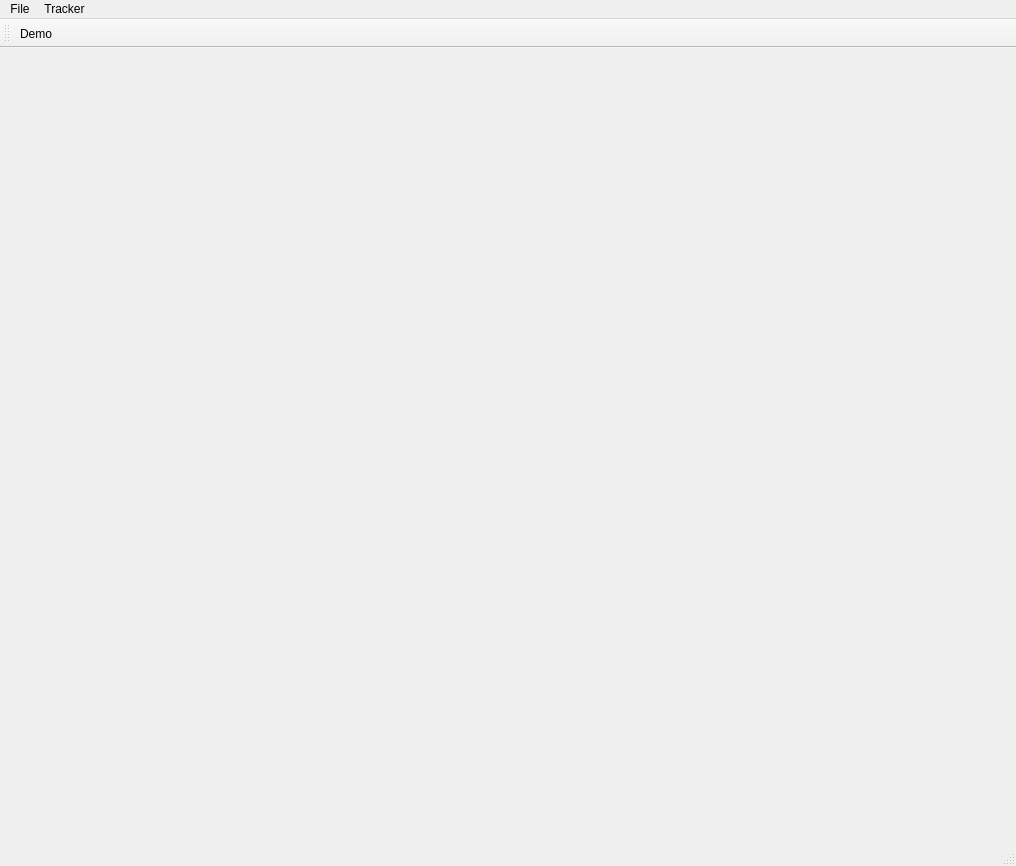
<?xml version="1.0" encoding="UTF-8"?>
<ui version="4.0">
 <class>vtk_testClass</class>
 <widget class="QMainWindow" name="vtk_testClass">
  <property name="geometry">
   <rect>
    <x>0</x>
    <y>0</y>
    <width>1016</width>
    <height>866</height>
   </rect>
  </property>
  <property name="windowTitle">
   <string>vtk_test</string>
  </property>
  <widget class="QWidget" name="centralWidget">
   <layout class="QGridLayout" name="gridLayout_3">
    <property name="leftMargin">
     <number>8</number>
    </property>
    <property name="topMargin">
     <number>8</number>
    </property>
    <property name="rightMargin">
     <number>6</number>
    </property>
    <property name="bottomMargin">
     <number>0</number>
    </property>
    <property name="spacing">
     <number>2</number>
    </property>
    <item row="0" column="0">
     <layout class="QGridLayout" name="gridlayout"/>
    </item>
   </layout>
  </widget>
  <widget class="QMenuBar" name="menuBar">
   <property name="geometry">
    <rect>
     <x>0</x>
     <y>0</y>
     <width>1016</width>
     <height>26</height>
    </rect>
   </property>
   <widget class="QMenu" name="menuFile">
    <property name="title">
     <string>File</string>
    </property>
    <addaction name="actionRegister_Patient"/>
    <addaction name="actionClose"/>
   </widget>
   <widget class="QMenu" name="menuTracker">
    <property name="title">
     <string>Tracker</string>
    </property>
    <addaction name="actionTracker_Init"/>
    <addaction name="actionTracker_Stop"/>
    <addaction name="separator"/>
    <addaction name="actionTracker_Setup_2"/>
   </widget>
   <addaction name="menuFile"/>
   <addaction name="menuTracker"/>
  </widget>
  <widget class="QToolBar" name="mainToolBar">
   <attribute name="toolBarArea">
    <enum>TopToolBarArea</enum>
   </attribute>
   <attribute name="toolBarBreak">
    <bool>false</bool>
   </attribute>
   <addaction name="actionDemo"/>
   <addaction name="actionCenter_Target"/>
  </widget>
  <widget class="QStatusBar" name="statusBar"/>
  <action name="actionClose">
   <property name="text">
    <string>Close</string>
   </property>
  </action>
  <action name="actionLoad_Patient_File">
   <property name="text">
    <string>Load Patient File</string>
   </property>
  </action>
  <action name="actionTracker_Setup">
   <property name="text">
    <string>Tracker Setup</string>
   </property>
  </action>
  <action name="actionRegister_Patient">
   <property name="text">
    <string>Register Patient</string>
   </property>
  </action>
  <action name="actionDemo">
   <property name="text">
    <string>Demo</string>
   </property>
  </action>
  <action name="actionTracker_Init">
   <property name="text">
    <string>Init</string>
   </property>
  </action>
  <action name="actionTracker_Stop">
   <property name="text">
    <string>Stop</string>
   </property>
  </action>
  <action name="actionTracker_Setup_2">
   <property name="text">
    <string>Setup</string>
   </property>
  </action>
 </widget>
 <layoutdefault spacing="6" margin="11"/>
 <resources>
  <include location="vtk_test.qrc"/>
 </resources>
 <connections>
  <connection>
   <sender>actionClose</sender>
   <signal>triggered()</signal>
   <receiver>vtk_testClass</receiver>
   <slot>close()</slot>
   <hints>
    <hint type="sourcelabel">
     <x>-1</x>
     <y>-1</y>
    </hint>
    <hint type="destinationlabel">
     <x>507</x>
     <y>432</y>
    </hint>
   </hints>
  </connection>
 </connections>
</ui>
